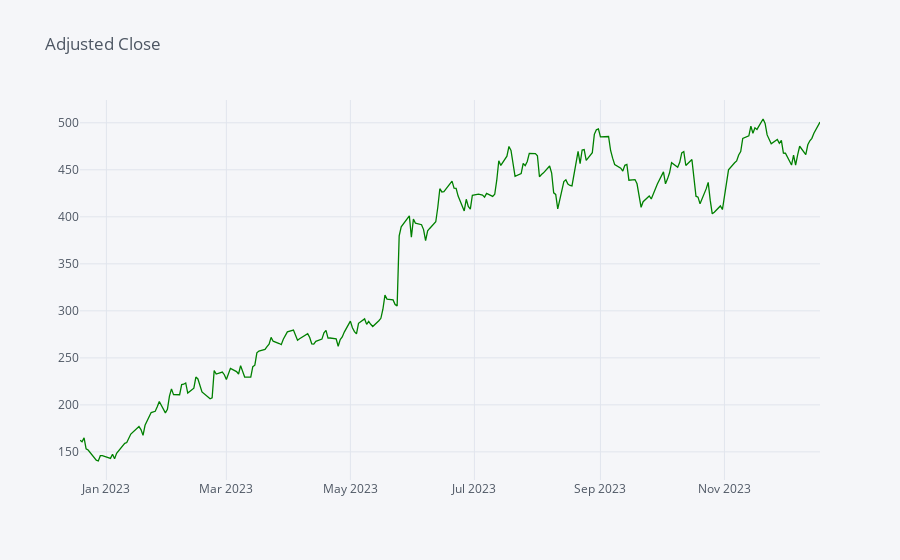

Here is the notebook cell this chart was saved with:
### Code cell
stock_data["Adj Close"].iplot(title="Adjusted Close",colors=["green"])

### Figure 1 — Plotly figure (JSON) as saved in the notebook; plotly's stock layout.template omitted (floating-point values rounded to 4 significant figures; data arrays with more than 128 entries replaced by an {"elided": "..."} marker saying what was removed)
{"data": [{"line": {"color": "rgba(0, 128, 0, 1.0)", "dash": "solid", "shape": "linear", "width": 1.3}, "mode": "lines", "name": "Adj Close", "text": "", "type": "scatter", "x": {"elided": "251 str values"}, "y": {"elided": "251 float values"}}], "layout": {"legend": {"bgcolor": "#F5F6F9", "font": {"color": "#4D5663"}}, "paper_bgcolor": "#F5F6F9", "plot_bgcolor": "#F5F6F9", "title": {"font": {"color": "#4D5663"}, "text": "Adjusted Close"}, "xaxis": {"gridcolor": "#E1E5ED", "showgrid": true, "tickfont": {"color": "#4D5663"}, "title": {"font": {"color": "#4D5663"}, "text": ""}, "zerolinecolor": "#E1E5ED"}, "yaxis": {"gridcolor": "#E1E5ED", "showgrid": true, "tickfont": {"color": "#4D5663"}, "title": {"font": {"color": "#4D5663"}, "text": ""}, "zerolinecolor": "#E1E5ED"}}}
